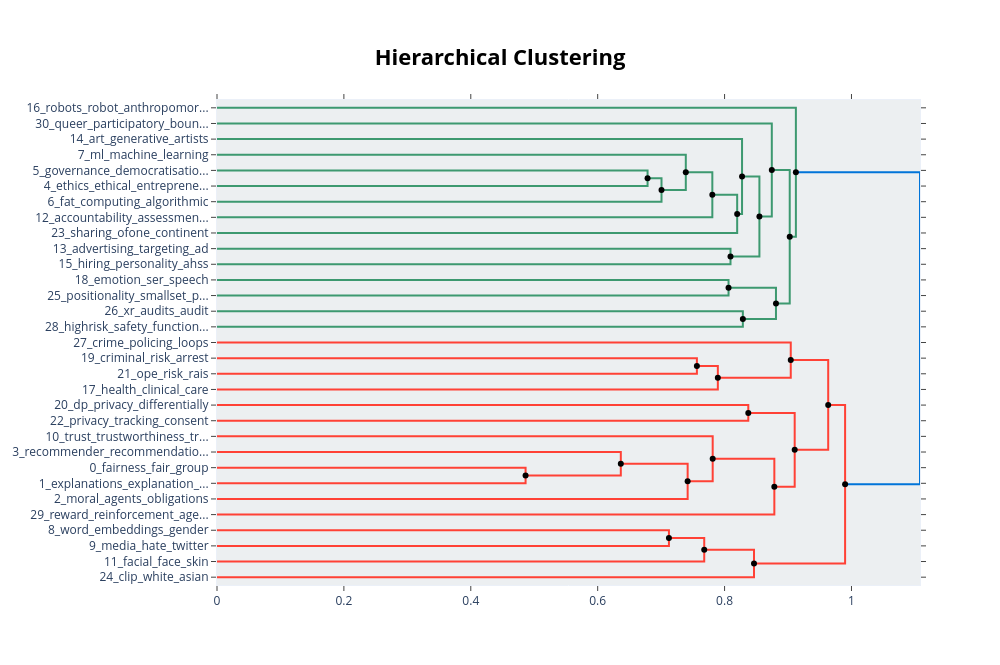

The cell this chart's notebook holds for it:
### Code cell
linkage_function = lambda x: sch.linkage(x, 'single', optimal_ordering=True)
hierarchical_topics = topic_model.hierarchical_topics(corpus, linkage_function=linkage_function)
fig = topic_model.visualize_hierarchy(hierarchical_topics=hierarchical_topics)
fig.show()

### Figure 1 — Plotly figure (JSON) as saved in the notebook; plotly's stock layout.template omitted (floating-point values rounded to 4 significant figures)
{"data": [{"hoverinfo": "text", "marker": {"color": "rgb(61,153,112)"}, "mode": "lines", "text": ["governance_democratisation_wicked_existential_global", "", "", "ethics_ethical_entrepreneurs_ai_principles"], "x": [0.0, 0.6786, 0.6786, 0.0], "xaxis": "x", "y": [-45.0, -45.0, -55.0, -55.0], "yaxis": "y", "type": "scatter"}, {"hoverinfo": "text", "marker": {"color": "rgb(61,153,112)"}, "mode": "lines", "text": ["governance_democratisation_wicked_existential_global", "", "", "fat_computing_algorithmic_coercive_power"], "x": [0.6786, 0.7006, 0.7006, 0.0], "xaxis": "x", "y": [-50.0, -50.0, -65.0, -65.0], "yaxis": "y", "type": "scatter"}, {"hoverinfo": "text", "marker": {"color": "rgb(61,153,112)"}, "mode": "lines", "text": ["ml_machine_learning_values_reliabilism", "", "", "fat_computing_algorithmic_coercive_power"], "x": [0.0, 0.7389, 0.7389, 0.7006], "xaxis": "x", "y": [-35.0, -35.0, -57.5, -57.5], "yaxis": "y", "type": "scatter"}, {"hoverinfo": "text", "marker": {"color": "rgb(61,153,112)"}, "mode": "lines", "text": ["ml_machine_learning_values_reliabilism", "", "", "accountability_assessments_supply_publics_courts"], "x": [0.7389, 0.7807, 0.7807, 0.0], "xaxis": "x", "y": [-46.25, -46.25, -75.0, -75.0], "yaxis": "y", "type": "scatter"}, {"hoverinfo": "text", "marker": {"color": "rgb(61,153,112)"}, "mode": "lines", "text": ["ml_machine_learning_values_reliabilism", "", "", "sharing_ofone_continent_african_data"], "x": [0.7807, 0.8199, 0.8199, 0.0], "xaxis": "x", "y": [-60.62, -60.62, -85.0, -85.0], "yaxis": "y", "type": "scatter"}, {"hoverinfo": "text", "marker": {"color": "rgb(61,153,112)"}, "mode": "lines", "text": ["art_generative_artists_gai_bourdieu", "", "", "sharing_ofone_continent_african_data"], "x": [0.0, 0.8275, 0.8275, 0.8199], "xaxis": "x", "y": [-25.0, -25.0, -72.81, -72.81], "yaxis": "y", "type": "scatter"}, {"hoverinfo": "text", "marker": {"color": "rgb(61,153,112)"}, "mode": "lines", "text": ["advertising_targeting_ad_advertisers_ads", "", "", "hiring_personality_ahss_hr_recruitment"], "x": [0.0, 0.8093, 0.8093, 0.0], "xaxis": "x", "y": [-95.0, -95.0, -105.0, -105.0], "yaxis": "y", "type": "scatter"}, {"hoverinfo": "text", "marker": {"color": "rgb(61,153,112)"}, "mode": "lines", "text": ["advertising_targeting_ad_advertisers_ads", "", "", "hiring_personality_ahss_hr_recruitment"], "x": [0.8275, 0.8549, 0.8549, 0.8093], "xaxis": "x", "y": [-48.91, -48.91, -100.0, -100.0], "yaxis": "y", "type": "scatter"}, {"hoverinfo": "text", "marker": {"color": "rgb(61,153,112)"}, "mode": "lines", "text": ["queer_participatory_bounties_communityled_participation", "", "", "hiring_personality_ahss_hr_recruitment"], "x": [0.0, 0.8745, 0.8745, 0.8549], "xaxis": "x", "y": [-15.0, -15.0, -74.45, -74.45], "yaxis": "y", "type": "scatter"}, {"hoverinfo": "text", "marker": {"color": "rgb(61,153,112)"}, "mode": "lines", "text": ["emotion_ser_speech_voice_rhetorical", "", "", "positionality_smallset_preprocessing_documentation_creation"], "x": [0.0, 0.8063, 0.8063, 0.0], "xaxis": "x", "y": [-115.0, -115.0, -125.0, -125.0], "yaxis": "y", "type": "scatter"}, {"hoverinfo": "text", "marker": {"color": "rgb(61,153,112)"}, "mode": "lines", "text": ["xr_audits_audit_auditors_auditing", "", "", "highrisk_safety_functionality_accidents_incidents"], "x": [0.0, 0.8288, 0.8288, 0.0], "xaxis": "x", "y": [-135.0, -135.0, -145.0, -145.0], "yaxis": "y", "type": "scatter"}, {"hoverinfo": "text", "marker": {"color": "rgb(61,153,112)"}, "mode": "lines", "text": ["xr_audits_audit_auditors_auditing", "", "", "highrisk_safety_functionality_accidents_incidents"], "x": [0.8063, 0.881, 0.881, 0.8288], "xaxis": "x", "y": [-120.0, -120.0, -140.0, -140.0], "yaxis": "y", "type": "scatter"}, {"hoverinfo": "text", "marker": {"color": "rgb(61,153,112)"}, "mode": "lines", "text": ["xr_audits_audit_auditors_auditing", "", "", "highrisk_safety_functionality_accidents_incidents"], "x": [0.8745, 0.9027, 0.9027, 0.881], "xaxis": "x", "y": [-44.73, -44.73, -130.0, -130.0], "yaxis": "y", "type": "scatter"}, {"hoverinfo": "text", "marker": {"color": "rgb(61,153,112)"}, "mode": "lines", "text": ["robots_robot_anthropomorphism_shooter_domestic", "", "", "highrisk_safety_functionality_accidents_incidents"], "x": [0.0, 0.9124, 0.9124, 0.9027], "xaxis": "x", "y": [-5.0, -5.0, -87.36, -87.36], "yaxis": "y", "type": "scatter"}, {"hoverinfo": "text", "marker": {"color": "rgb(255,65,54)"}, "mode": "lines", "text": ["criminal_risk_arrest_sentencing_assessments", "", "", "ope_risk_rais_shifts_treatment"], "x": [0.0, 0.7564, 0.7564, 0.0], "xaxis": "x", "y": [-165.0, -165.0, -175.0, -175.0], "yaxis": "y", "type": "scatter"}, {"hoverinfo": "text", "marker": {"color": "rgb(255,65,54)"}, "mode": "lines", "text": ["criminal_risk_arrest_sentencing_assessments", "", "", "health_clinical_care_patients_sdoh"], "x": [0.7564, 0.7894, 0.7894, 0.0], "xaxis": "x", "y": [-170.0, -170.0, -185.0, -185.0], "yaxis": "y", "type": "scatter"}, {"hoverinfo": "text", "marker": {"color": "rgb(255,65,54)"}, "mode": "lines", "text": ["crime_policing_loops_cmaps_runaway", "", "", "health_clinical_care_patients_sdoh"], "x": [0.0, 0.9043, 0.9043, 0.7894], "xaxis": "x", "y": [-155.0, -155.0, -177.5, -177.5], "yaxis": "y", "type": "scatter"}, {"hoverinfo": "text", "marker": {"color": "rgb(255,65,54)"}, "mode": "lines", "text": ["dp_privacy_differentially_private_privacypreserving", "", "", "privacy_tracking_consent_disclosures_apps"], "x": [0.0, 0.8374, 0.8374, 0.0], "xaxis": "x", "y": [-195.0, -195.0, -205.0, -205.0], "yaxis": "y", "type": "scatter"}, {"hoverinfo": "text", "marker": {"color": "rgb(255,65,54)"}, "mode": "lines", "text": ["fairness_fair_group_protected_attributes", "", "", "explanations_explanation_explainability_xai_explainable"], "x": [0.0, 0.4864, 0.4864, 0.0], "xaxis": "x", "y": [-235.0, -235.0, -245.0, -245.0], "yaxis": "y", "type": "scatter"}, {"hoverinfo": "text", "marker": {"color": "rgb(255,65,54)"}, "mode": "lines", "text": ["recommender_recommendation_ranking_recommendations_rankings", "", "", "fairness_explanations_fair_model_explanation"], "x": [0.0, 0.6365, 0.6365, 0.4864], "xaxis": "x", "y": [-225.0, -225.0, -240.0, -240.0], "yaxis": "y", "type": "scatter"}, {"hoverinfo": "text", "marker": {"color": "rgb(255,65,54)"}, "mode": "lines", "text": ["fairness_explanations_fair_model_group", "", "", "moral_agents_obligations_autonomous_logic"], "x": [0.6365, 0.7418, 0.7418, 0.0], "xaxis": "x", "y": [-232.5, -232.5, -255.0, -255.0], "yaxis": "y", "type": "scatter"}, {"hoverinfo": "text", "marker": {"color": "rgb(255,65,54)"}, "mode": "lines", "text": ["trust_trustworthiness_trustworthy_warranted_endusers", "", "", "fairness_explanations_fair_model_group"], "x": [0.0, 0.7813, 0.7813, 0.7418], "xaxis": "x", "y": [-215.0, -215.0, -243.8, -243.8], "yaxis": "y", "type": "scatter"}, {"hoverinfo": "text", "marker": {"color": "rgb(255,65,54)"}, "mode": "lines", "text": ["trust_trustworthiness_trustworthy_warranted_endusers", "", "", "reward_reinforcement_agents_dualsystem_marl"], "x": [0.7813, 0.8784, 0.8784, 0.0], "xaxis": "x", "y": [-229.4, -229.4, -265.0, -265.0], "yaxis": "y", "type": "scatter"}, {"hoverinfo": "text", "marker": {"color": "rgb(255,65,54)"}, "mode": "lines", "text": ["trust_trustworthiness_trustworthy_warranted_endusers", "", "", "reward_reinforcement_agents_dualsystem_marl"], "x": [0.8374, 0.9105, 0.9105, 0.8784], "xaxis": "x", "y": [-200.0, -200.0, -247.2, -247.2], "yaxis": "y", "type": "scatter"}, {"hoverinfo": "text", "marker": {"color": "rgb(255,65,54)"}, "mode": "lines", "text": ["trust_trustworthiness_trustworthy_warranted_endusers", "", "", "reward_reinforcement_agents_dualsystem_marl"], "x": [0.9043, 0.9633, 0.9633, 0.9105], "xaxis": "x", "y": [-166.2, -166.2, -223.6, -223.6], "yaxis": "y", "type": "scatter"}, {"hoverinfo": "text", "marker": {"color": "rgb(255,65,54)"}, "mode": "lines", "text": ["word_embeddings_gender_language_languages", "", "", "media_hate_twitter_speech_tweets"], "x": [0.0, 0.7123, 0.7123, 0.0], "xaxis": "x", "y": [-275.0, -275.0, -285.0, -285.0], "yaxis": "y", "type": "scatter"}, {"hoverinfo": "text", "marker": {"color": "rgb(255,65,54)"}, "mode": "lines", "text": ["word_embeddings_gender_language_languages", "", "", "facial_face_skin_recognition_tone"], "x": [0.7123, 0.7679, 0.7679, 0.0], "xaxis": "x", "y": [-280.0, -280.0, -295.0, -295.0], "yaxis": "y", "type": "scatter"}, {"hoverinfo": "text", "marker": {"color": "rgb(255,65,54)"}, "mode": "lines", "text": ["word_embeddings_gender_language_languages", "", "", "clip_white_asian_individuals_female"], "x": [0.7679, 0.8464, 0.8464, 0.0], "xaxis": "x", "y": [-287.5, -287.5, -305.0, -305.0], "yaxis": "y", "type": "scatter"}, {"hoverinfo": "text", "marker": {"color": "rgb(255,65,54)"}, "mode": "lines", "text": ["word_embeddings_gender_language_languages", "", "", "clip_white_asian_individuals_female"], "x": [0.9633, 0.99, 0.99, 0.8464], "xaxis": "x", "y": [-194.9, -194.9, -296.2, -296.2], "yaxis": "y", "type": "scatter"}, {"hoverinfo": "text", "marker": {"color": "rgb(0,116,217)"}, "mode": "lines", "text": ["word_embeddings_gender_language_languages", "", "", "clip_white_asian_individuals_female"], "x": [0.9124, 1.108, 1.108, 0.99], "xaxis": "x", "y": [-46.18, -46.18, -245.6, -245.6], "yaxis": "y", "type": "scatter"}, {"hoverinfo": "text", "hovertext": ["governance_democratisation_wicked_existential_global", "ml_machine_learning_values_reliabilism", "ml_machine_learning_values_reliabilism", "advertising_targeting_ad_advertisers_ads", "xr_audits_audit_auditors_auditing", "xr_audits_audit_auditors_auditing", "criminal_risk_arrest_sentencing_assessments", "fairness_explanations_fair_model_group", "trust_trustworthiness_trustworthy_warranted_endusers", "trust_trustworthiness_trustworthy_warranted_endusers", "trust_trustworthiness_trustworthy_warranted_endusers", "word_embeddings_gender_language_languages", "word_embeddings_gender_language_languages", "word_embeddings_gender_language_languages", "word_embeddings_gender_language_languages"], "marker": {"color": "black"}, "mode": "markers", "showlegend": false, "x": [0.6786, 0.7389, 0.7807, 0.8275, 0.8063, 0.8745, 0.7564, 0.6365, 0.7813, 0.8374, 0.9043, 0.7123, 0.7679, 0.9633, 0.9124], "y": [-50.0, -46.25, -60.62, -48.91, -120.0, -44.73, -170.0, -232.5, -229.4, -200.0, -166.2, -280.0, -287.5, -194.9, -46.18], "type": "scatter"}, {"hoverinfo": "text", "hovertext": ["fat_computing_algorithmic_coercive_power", "sharing_ofone_continent_african_data", "hiring_personality_ahss_hr_recruitment", "hiring_personality_ahss_hr_recruitment", "highrisk_safety_functionality_accidents_incidents", "highrisk_safety_functionality_accidents_incidents", "highrisk_safety_functionality_accidents_incidents", "health_clinical_care_patients_sdoh", "fairness_explanations_fair_model_explanation", "fairness_explanations_fair_model_group", "reward_reinforcement_agents_dualsystem_marl", "reward_reinforcement_agents_dualsystem_marl", "clip_white_asian_individuals_female", "clip_white_asian_individuals_female"], "marker": {"color": "black"}, "mode": "markers", "showlegend": false, "x": [0.7006, 0.8199, 0.8093, 0.8549, 0.8288, 0.881, 0.9027, 0.7894, 0.4864, 0.7418, 0.8784, 0.9105, 0.8464, 0.99], "y": [-57.5, -72.81, -100.0, -74.45, -140.0, -130.0, -87.36, -177.5, -240.0, -243.8, -247.2, -223.6, -296.2, -245.6], "type": "scatter"}], "layout": {"autosize": false, "height": 665, "hovermode": "closest", "showlegend": false, "width": 1000, "xaxis": {"mirror": "allticks", "rangemode": "tozero", "showgrid": false, "showline": true, "showticklabels": true, "ticks": "outside", "type": "linear", "zeroline": false}, "yaxis": {"mirror": "allticks", "rangemode": "tozero", "showgrid": false, "showline": true, "showticklabels": true, "tickmode": "array", "ticks": "outside", "ticktext": ["16_robots_robot_anthropomor...", "30_queer_participatory_boun...", "14_art_generative_artists", "7_ml_machine_learning", "5_governance_democratisatio...", "4_ethics_ethical_entreprene...", "6_fat_computing_algorithmic", "12_accountability_assessmen...", "23_sharing_ofone_continent", "13_advertising_targeting_ad", "15_hiring_personality_ahss", "18_emotion_ser_speech", "25_positionality_smallset_p...", "26_xr_audits_audit", "28_highrisk_safety_function...", "27_crime_policing_loops", "19_criminal_risk_arrest", "21_ope_risk_rais", "17_health_clinical_care", "20_dp_privacy_differentially", "22_privacy_tracking_consent", "10_trust_trustworthiness_tr...", "3_recommender_recommendatio...", "0_fairness_fair_group", "1_explanations_explanation_...", "2_moral_agents_obligations", "29_reward_reinforcement_age...", "8_word_embeddings_gender", "9_media_hate_twitter", "11_facial_face_skin", "24_clip_white_asian"], "tickvals": [-5.0, -15.0, -25.0, -35.0, -45.0, -55.0, -65.0, -75.0, -85.0, -95.0, -105.0, -115.0, -125.0, -135.0, -145.0, -155.0, -165.0, -175.0, -185.0, -195.0, -205.0, -215.0, -225.0, -235.0, -245.0, -255.0, -265.0, -275.0, -285.0, -295.0, -305.0], "type": "linear", "zeroline": false, "range": [-310.0, 0.0]}, "title": {"font": {"size": 22, "color": "Black"}, "text": "<b>Hierarchical Clustering</b>", "x": 0.5, "xanchor": "center", "yanchor": "top"}, "hoverlabel": {"font": {"size": 16, "family": "Rockwell"}, "bgcolor": "white"}, "plot_bgcolor": "#ECEFF1"}}
